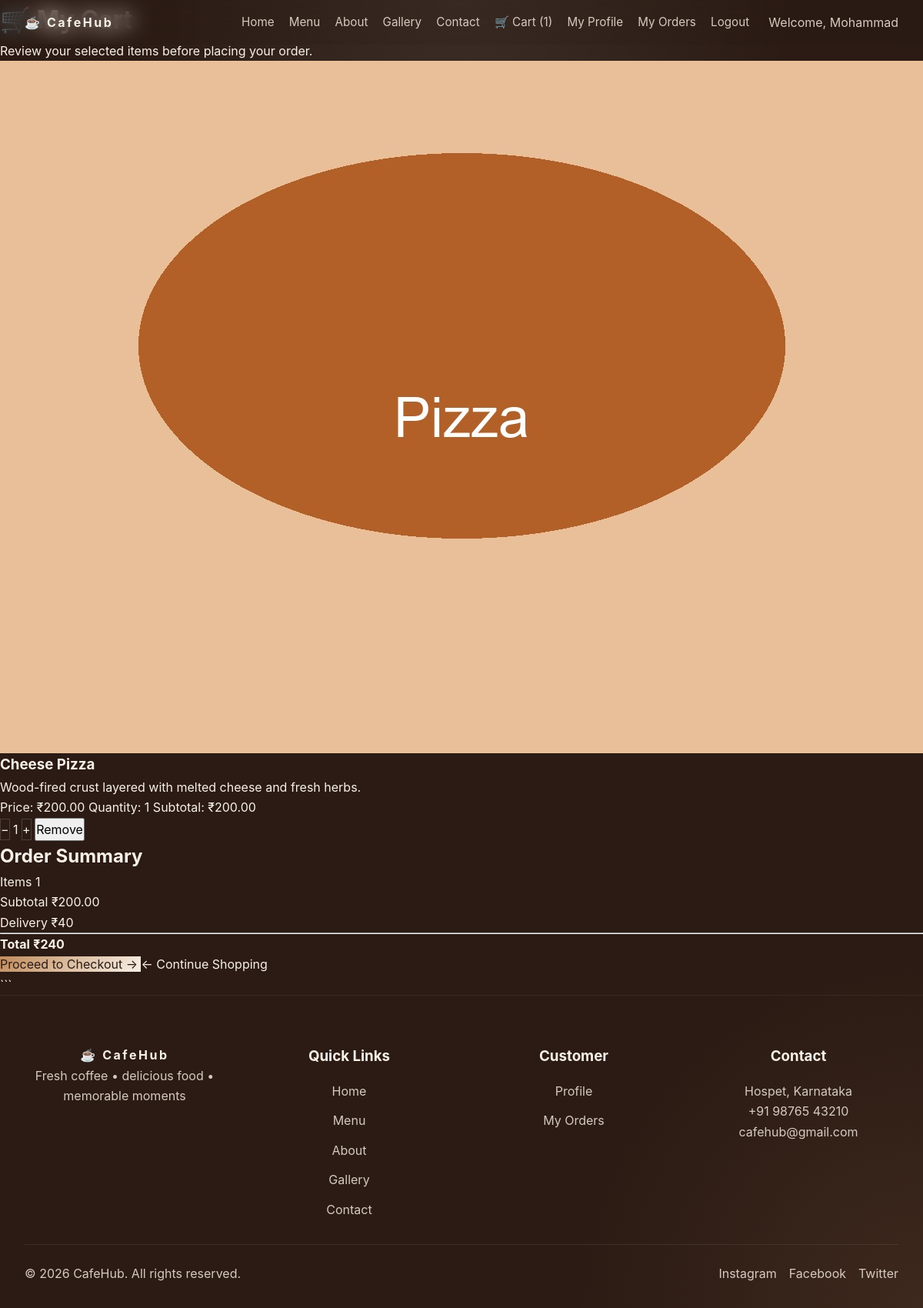
Before: /orders/cart/ (signed in) with the older database file.
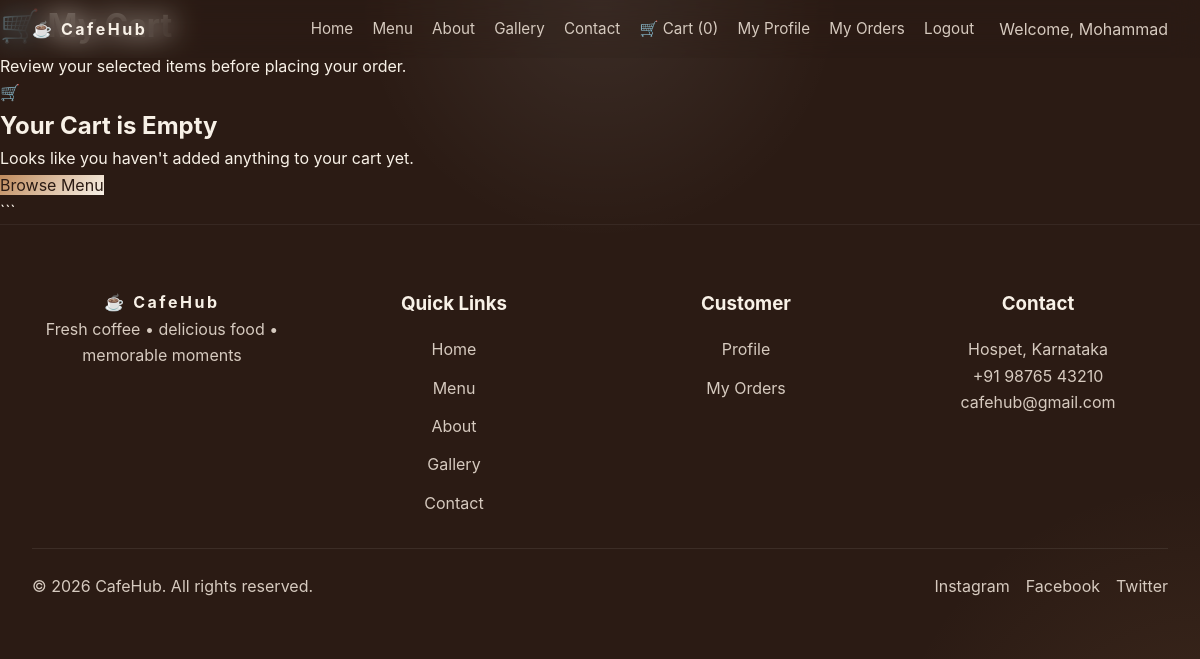
After: the same page with the newer database file.
### orders/models.py (models this page shows, shortened)
class CartItem(models.Model):
    user = models.ForeignKey(
        settings.AUTH_USER_MODEL,
        on_delete=models.CASCADE,
        related_name='cart_items'
    )
    food = models.ForeignKey(
        'menu.Food',
        on_delete=models.CASCADE,
        related_name='cart_items'
    )
    quantity = models.PositiveIntegerField(default=1)
    created_at = models.DateTimeField(auto_now_add=True)
    updated_at = models.DateTimeField(auto_now=True)
    class Meta:
        unique_together = ('user', 'food')
        ordering = ['-updated_at']
    @property
    def subtotal(self):
        return self.food.price * self.quantity

### menu/models.py (models this page shows, shortened)
class Food(models.Model):
    name = models.CharField(max_length=120)
    description = models.TextField(blank=True)
    category = models.CharField(max_length=60)
    price = models.DecimalField(max_digits=8, decimal_places=2)
    available = models.BooleanField(default=True)
    image = models.CharField(
        max_length=255,
        blank=True,
        help_text="Relative static image path, for example 'images/cappuccino.svg'."
    )
    created_at = models.DateTimeField(auto_now_add=True)
    updated_at = models.DateTimeField(auto_now=True)
    class Meta:
        ordering = ['name']

### orders/views.py (the view)
# urls.py: path('cart/', views.cart, name='cart'),
@login_required(login_url='accounts:login')
def cart(request):
    cart_items = CartItem.objects.filter(user=request.user).select_related('food')
    total = sum(item.subtotal for item in cart_items)
    return render(request, 'orders/cart.html', {
        'cart_items': cart_items,
        'total': total,
    })

### orders/context_processors.py (called while the page is built)
def cart_quantity(request):
    if request.user.is_authenticated:
        total = request.user.cart_items.aggregate(quantity=Sum('quantity'))['quantity']
        return {'cart_quantity': total or 0}
    return {'cart_quantity': 0}

### templates/orders/cart.html (shortened to what the changed rows need)
{% extends 'base.html' %}
{% load static %}
{% block content %}
<div class="cart-page">
<div class="cart-header">
    <h1>🛒 My Cart</h1>
</div>
{% if cart_items %}
    <div class="cart-grid">
        <div class="cart-list">
            {% for item in cart_items %}
                <article class="cart-item">
                    <div class="cart-item__image">
                        {% if item.food.image %}
                            <img
                                src="{% static item.food.image %}"
                                alt="{{ item.food.name }}"
                                loading="lazy"
                            >
                        {% else %}
                            <img
                                src="{% static 'images/default-food.jpg' %}"
                                alt="{{ item.food.name }}"
                                loading="lazy"
                            >
                        {% endif %}
                    </div>
                    <div class="cart-item__details">
                        <h3>{{ item.food.name }}</h3>
                        {% if item.food.description %}
                            <p>{{ item.food.description }}</p>
                        {% endif %}
                        <div class="cart-item__meta">
                            <span>
                                Price:
                                ₹{{ item.food.price }}
                            </span>
                            <span>
                                Quantity:
                                {{ item.quantity }}
                            </span>
                            <span>
                                Subtotal:
                                ₹{{ item.subtotal }}
                            </span>
                        </div>
                        <div class="cart-item__actions">
                            <form
                                method="post"
                                action="{% url 'orders:update_cart_item' item.id %}"
                            >
                                <button
                                    class="btn btn-secondary"
                                    type="submit"
                                    name="action"
                                    value="decrement"
                                    {% if item.quantity <= 1 %}disabled{% endif %}
                                >
                                    −
                                </button>
                                <span class="quantity">
                                    {{ item.quantity }}
                                </span>
                                <button
                                    class="btn btn-secondary"
                                    type="submit"
                                    name="action"
                                    value="increment"
                                >
                                    +
                                </button>
                                <button
                                    class="btn btn-danger"
                                    type="submit"
                                    name="action"
                                    value="remove"
                                >
                                    Remove
                                </button>
                            </form>
                        </div>
                    </div>
                </article>
            {% endfor %}
        </div>
        <aside class="cart-summary">
            <div class="summary-card">
                <h2>Order Summary</h2>
                <div class="summary-row">
                    <span>Items</span>
                    <span>{{ cart_items.count }}</span>
                </div>
                <div class="summary-row">
                    <span>Subtotal</span>
                    <span>₹{{ total }}</span>
                </div>
                <div class="summary-row">
                    <span>Delivery</span>
                    <span>₹40</span>
                </div>
                <hr>
                <div class="summary-row summary-total">
                    <strong>Total</strong>
                    <strong>₹{{ total|add:"40" }}</strong>
                </div>
                <a
                    class="btn btn-primary checkout-btn"
                    href="{% url 'orders:checkout' %}"
                >
                    Proceed to Checkout →
                </a>
                <a
                    class="continue-shopping"
                    href="{% url 'home' %}#menu"
                >
                    ← Continue Shopping
                </a>
            </div>
        </aside>
    </div>
{% else %}
    <div class="empty-cart">
        <div class="empty-cart-icon">
            🛒
        </div>
        <h2>Your Cart is Empty</h2>
        <p>
            Looks like you haven't added anything to your cart yet.
        </p>
        <a
            class="btn btn-primary"
            href="{% url 'home' %}#menu"
        >
            Browse Menu
        </a>
    </div>
{% endif %}
</div>
{% endblock %}

### templates/base.html (shortened to what this page needs)
{% load static %}
<!doctype html>
<html lang="en">
  <head>
    <link rel="stylesheet" href="{% static 'css/style.css' %}">
  </head>
  <body>
    <div class="page-shell">
      <header class="navbar" role="banner">
        <a href="#top" class="brand-logo">☕ CafeHub</a>
        <nav class="nav-menu desktop-nav" aria-label="Primary navigation">
          <a class="nav-link" href="{% url 'home' %}">Home</a>
          <a class="nav-link" href="#menu">Menu</a>
          <a class="nav-link" href="#about">About</a>
          <a class="nav-link" href="#gallery">Gallery</a>
          <a class="nav-link" href="#contact">Contact</a>
          {% if user.is_authenticated %}
            <a class="nav-link" href="{% url 'orders:cart' %}">🛒 Cart ({{ cart_quantity }})</a>
            <a class="nav-link" href="{% url 'accounts:profile' %}">My Profile</a>
            <a class="nav-link" href="{% url 'orders:my_orders' %}">My Orders</a>
            <a class="nav-link" href="{% url 'accounts:logout' %}">Logout</a>
            <span style="margin-left:6px;color:var(--muted);">{% if user.first_name %}Welcome, {{ user.first_name }}{% else %}Welcome{% endif %}</span>
          {% else %}
            <a class="nav-link" href="{% url 'accounts:login' %}">Login</a>
            <a class="nav-link" href="{% url 'accounts:register' %}">Register</a>
          {% endif %}
        </nav>
      </header>
      <main>
        {% block content %}{% endblock %}
      </main>
      <footer class="footer">
        <div class="footer-grid">
          <div>
            <a href="#top" class="brand-logo footer-logo">☕ CafeHub</a>
            <p>Fresh coffee • delicious food • memorable moments</p>
          </div>
          <div>
            <h3>Quick Links</h3>
            <nav class="footer-links" aria-label="Footer quick links">
              <a href="{% url 'home' %}">Home</a>
              <a href="#menu">Menu</a>
              <a href="#about">About</a>
              <a href="#gallery">Gallery</a>
              <a href="#contact">Contact</a>
            </nav>
          </div>
          <div>
            <h3>Customer</h3>
            <nav class="footer-links" aria-label="Footer customer links">
              {% if user.is_authenticated %}
                <a href="{% url 'accounts:profile' %}">Profile</a>
                <a href="#">My Orders</a>
              {% else %}
                <a href="{% url 'accounts:login' %}">Login</a>
                <a href="{% url 'accounts:register' %}">Register</a>
              {% endif %}
            </nav>
          </div>
          <div>
            <h3>Contact</h3>
            <p>Hospet, Karnataka</p>
            <p>+91 98765 43210</p>
            <p><a href="mailto:cafehub@gmail.com">cafehub@gmail.com</a></p>
          </div>
        </div>
        <div class="footer-bottom">
          <p>© 2026 CafeHub. All rights reserved.</p>
          <div class="social-links" aria-label="Social media links">
            <a href="#" aria-label="Instagram">Instagram</a>
            <a href="#" aria-label="Facebook">Facebook</a>
            <a href="#" aria-label="Twitter">Twitter</a>
          </div>
        </div>
      </footer>
    </div>
  </body>
</html>

Changed rows visible on the page:
removed CartItem: food.name "Cheese Pizza", food.description "Wood-fired crust layered with melted cheese and fresh herbs.", food.price "200.00", quantity "1", subtotal "200.00"
Other visible differences:
{{ cart_quantity }}: "1" → "0"
{{ cart_items.count }}: "1" → (not shown)
{{ total }}: "200.00" → (not shown)
{{ total|add:"40" }}: "240" → (not shown)
text no longer shown: "Order Summary Items Subtotal ₹ Delivery ₹40 Total ₹ Proceed to Checkout → ← Continue Shopping"
text now shown: "🛒 Your Cart is Empty Looks like you haven't added anything to your cart yet. Browse Menu"
